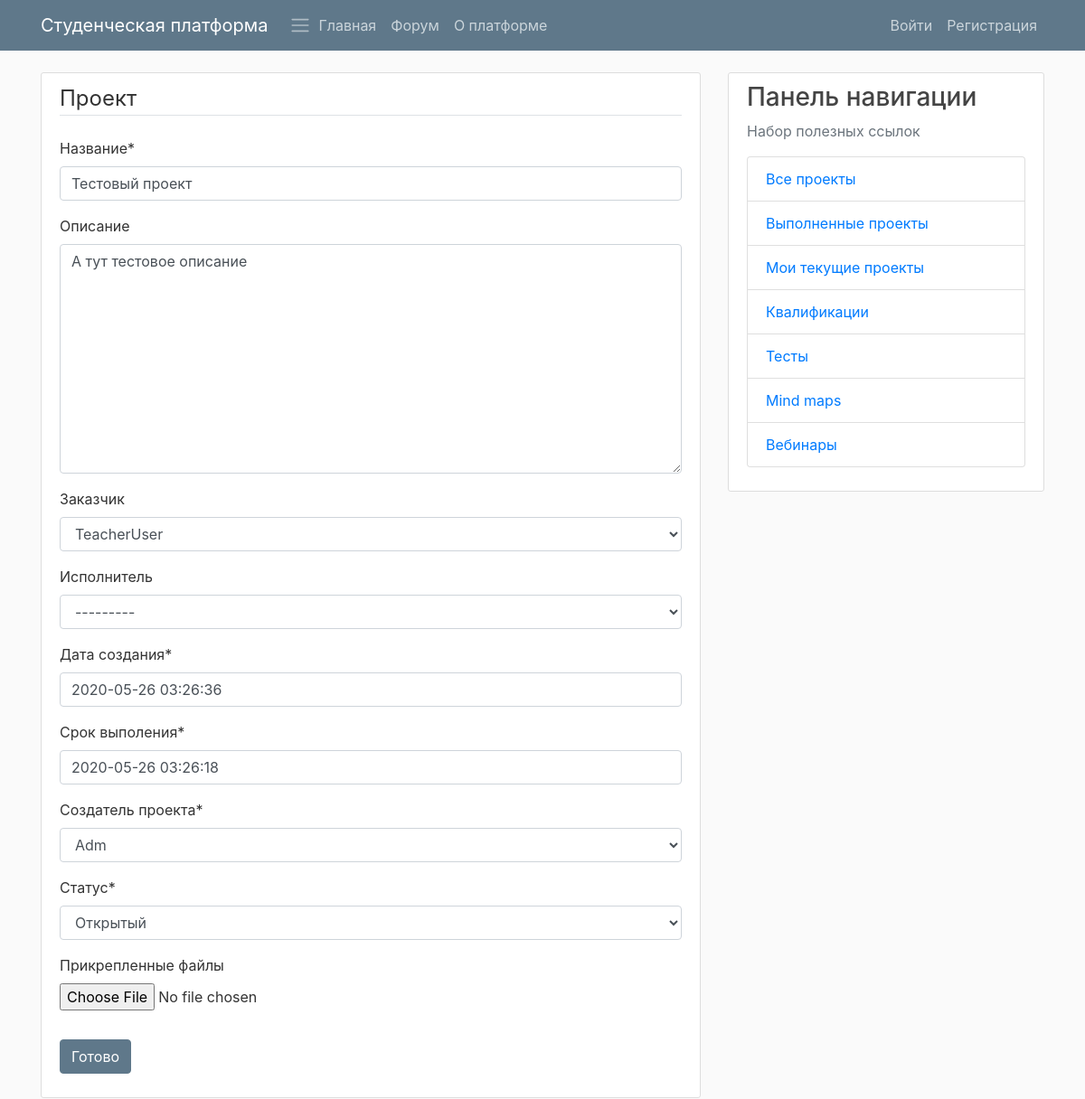
The page /platform/projects/2/update on the database as committed earlier.
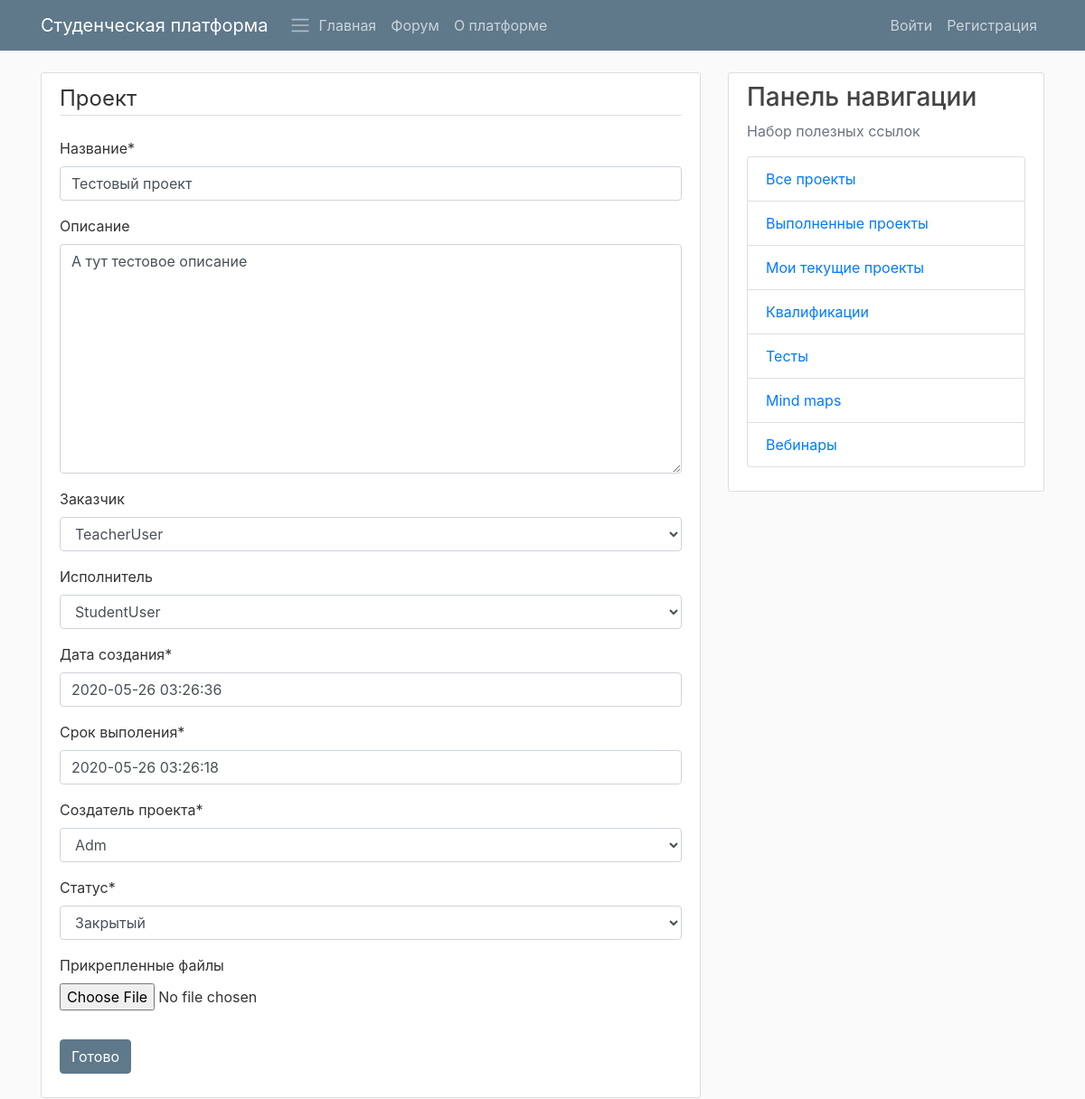
The same page on the database as committed later.
### PlatformApp/models.py (models this page shows, shortened)
class StudyProject(models.Model):
    STATUS_READY = 'ЗАКРЫТЫЙ'
    STATUS_NOT_READY = 'ОТКРЫТЫЙ'
    STATUS_CHOISES = (
        (STATUS_READY, 'Закрытый'),
        (STATUS_NOT_READY, 'Открытый'),
    )
    title = models.CharField(max_length=100, verbose_name='Название')
    description = models.TextField(verbose_name='Описание', blank=True)
    customer = models.ForeignKey(
        User, on_delete=models.DO_NOTHING, related_name='project_customer', verbose_name='Заказчик', blank=True)
    executor = models.ForeignKey(
        User, on_delete=models.DO_NOTHING, null=True, related_name='project_executor', verbose_name='Исполнитель', blank=True)
    date_created = models.DateTimeField(
        default=timezone.now, verbose_name='Дата создания')
    date_deadline = models.DateTimeField(
        default=timezone.now, verbose_name='Срок выполения')
    author = models.ForeignKey(
        User, on_delete=models.DO_NOTHING, related_name='project_author', verbose_name='Создатель проекта')
    attached_file = models.FileField(
        upload_to='proj_files', null=True, verbose_name='Прикрепленные файлы', blank=True)
    status = models.CharField(
        max_length=100, choices=STATUS_CHOISES, default=STATUS_NOT_READY, verbose_name='Статус')

### PlatformApp/views.py (the view, shortened to what this page needs)
# urls.py: path('projects/<int:pk>/update', platfrom_views.StudyProjectUpdateView.as_view(), name='project-update'),
class StudyProjectUpdateView(UpdateView):
    model = StudyProject
    fields = ['title', 'description', 'customer', 'executor',
              'date_created', 'date_deadline', 'author', 'status', 'attached_file']

### PlatformApp/templates/PlatformApp/studyproject_form.html (shortened to what this page needs)
{% extends "PlatformApp/base.html" %}
{% load crispy_forms_tags %}
{% block content %}
<div class="content-section">
    <form method="POST" enctype="multipart/form-data">
        <fieldset class="form-group">
            <legend class="border-bottom mb-4">Проект</legend>
            {{ form|crispy }}
        </fieldset>
        <div class="form-group">
            <button class="btn btn-info" type="submit">Готово</button>
        </div>
    </form>
</div>
{% endblock content %}

Rows that differ between the two databases and show on the page:
changed StudyProject "Тестовый проект": executor "---------" → "StudentUser"; status "Открытый" → "Закрытый"
